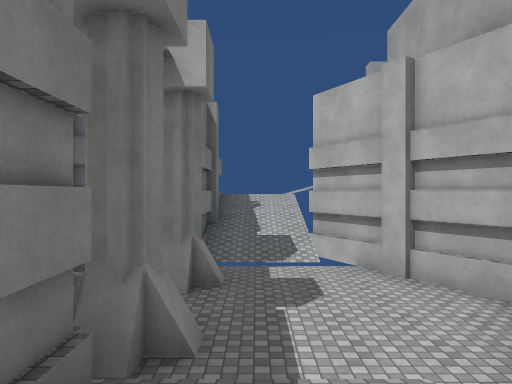
[1] (above)

13 first-person views from a walk through a scene from a Unity 3-D project. The camera is 1.3 m above the floor, looks level and sees 70° across. The floor is counted in squares, 2 m on a side. Each view is taken from the middle of a square. On the plan, view 1 faces up. The plan holds only what a view shows up to about 11 squares ahead; the rest is blank. The place goes on beyond the plan. Surface patterns are stand-ins for the level's own textures.

[2]
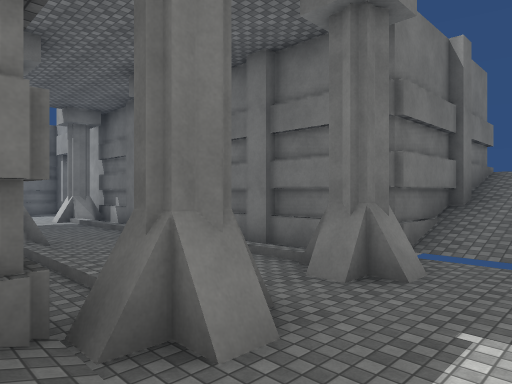

[3]
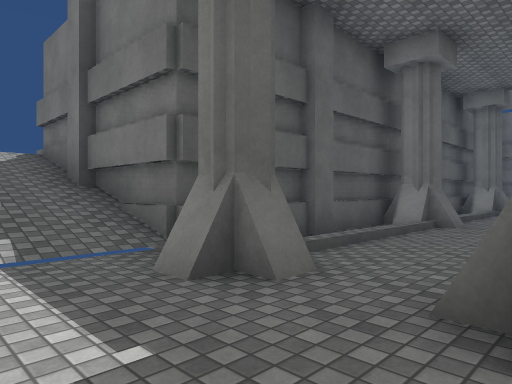

[4]
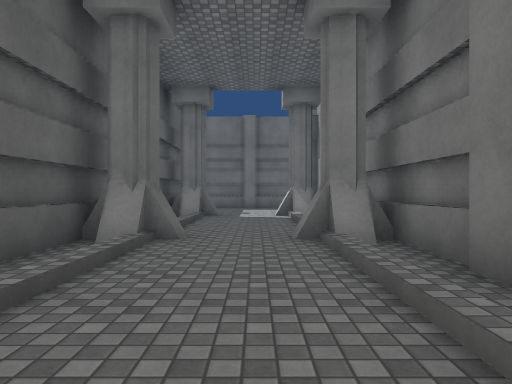

[5]
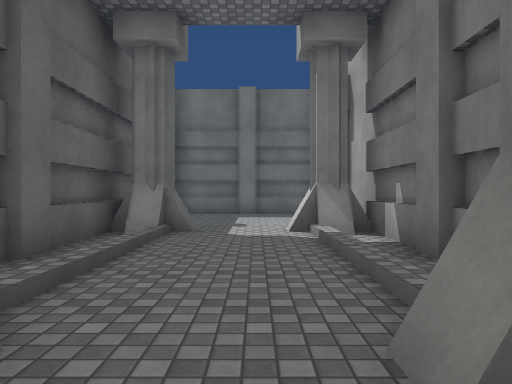

[6]
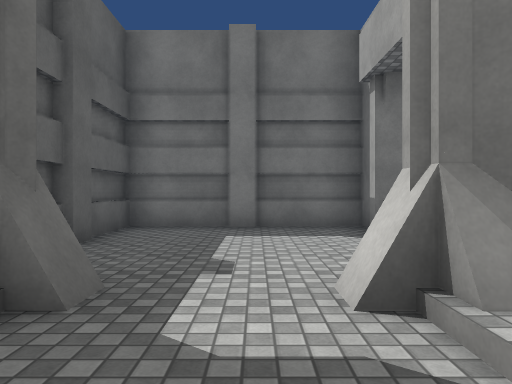

[7]
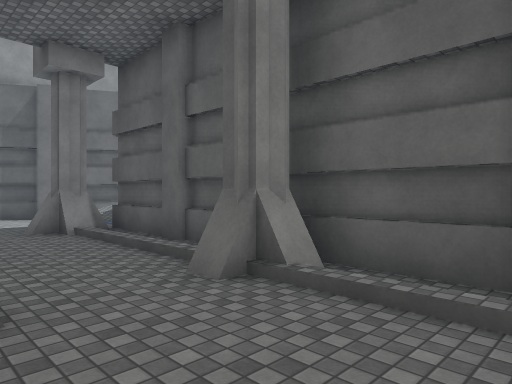

[8]
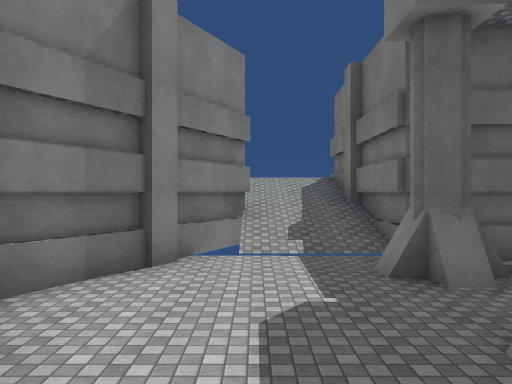

[9]
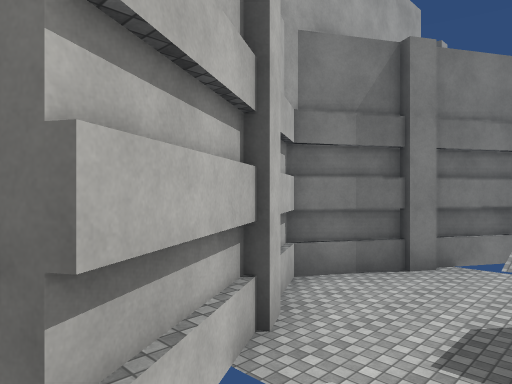

[10]
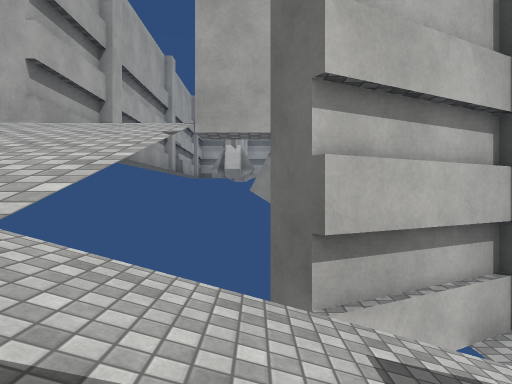

[11]
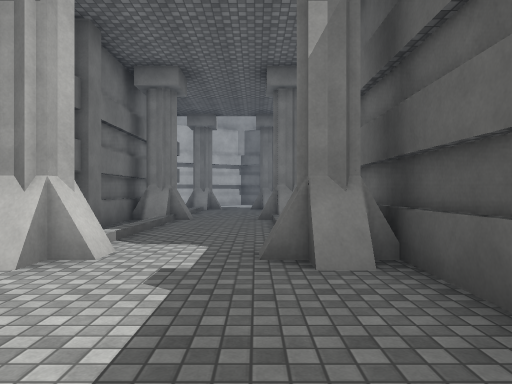

[12]
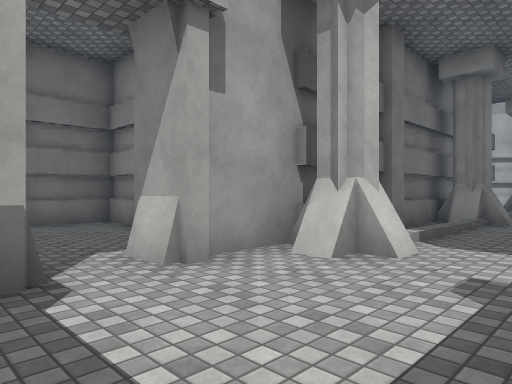

[13]
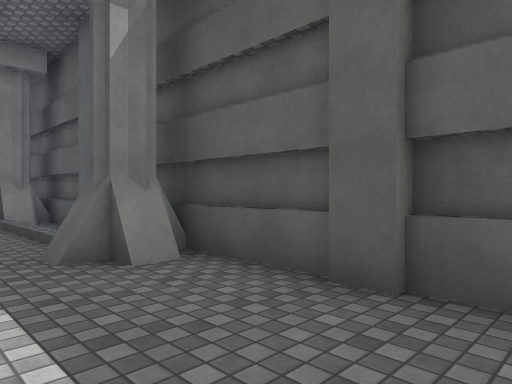

### Floor plan
Key: @ floor where view 1 was taken; # wall or solid block; x gap in a wall; . main floor; : floor 1.25 m higher than the main floor; + floor 2.5 m higher than the main floor; * floor 3 m higher than the main floor; % floor 3.5 m higher than the main floor; & floor 4 m higher than the main floor; / step, stairs or slope; = window, fence, low wall or low ledge; O other object.
Columns run from 16 left of view 1 to 6 right of it. Each row starts with its distance up from view 1.
 12    ###         #   &###
 11    ..#         #+*%&&
 10   ...         ##==  #
  9   ...         #://x #
  8   ..          #///##
  7 ##/##O####O####///.#
  6 #...OO///OO///OO...##
  5 #...................#
  4 #....O....O...OO...##
  3 #...OO...OO....O...#
  2 ################//##
  1               #://#
  0               ##@/
 -1                #//
 -2                #=*
 -3                #

Positions as (right, up) in squares from view 1, and headings:
1: (0, 0), facing up
2: (1, 2), facing up-left
3: (1, 6), facing down-left
4: (-1, 5), facing left
5: (-5, 5), facing left
6: (-9, 5), facing left
7: (-9, 6), facing down-right
8: (1, 8), facing down
9: (0, 9), facing down-right
10: (-1, 9), facing right
11: (-15, 4), facing right
12: (-15, 4), facing up-right
13: (-15, 5), facing down-right
